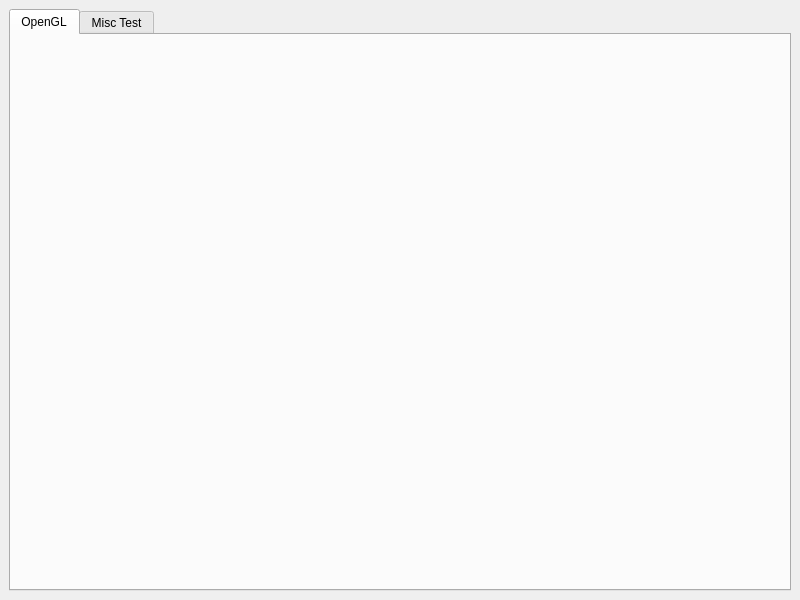
<?xml version="1.0" encoding="UTF-8"?>
<ui version="4.0">
 <class>SmlThreadedOpenglMainWindow</class>
 <widget class="QMainWindow" name="SmlThreadedOpenglMainWindow">
  <property name="geometry">
   <rect>
    <x>0</x>
    <y>0</y>
    <width>800</width>
    <height>600</height>
   </rect>
  </property>
  <property name="windowTitle">
   <string>SmlThreadedOpenglMainWindow</string>
  </property>
  <widget class="QWidget" name="centralwidget">
   <layout class="QVBoxLayout" name="verticalLayout">
    <item>
     <widget class="QTabWidget" name="tabWidget">
      <property name="currentIndex">
       <number>0</number>
      </property>
      <widget class="QWidget" name="tabOpenGL">
       <attribute name="title">
        <string>OpenGL</string>
       </attribute>
       <layout class="QVBoxLayout" name="verticalLayoutOpenGL"/>
      </widget>
      <widget class="QWidget" name="tabMiscTest">
       <attribute name="title">
        <string>Misc Test</string>
       </attribute>
       <layout class="QVBoxLayout" name="verticalLayoutMiscTest"/>
      </widget>
     </widget>
    </item>
   </layout>
  </widget>
 </widget>
 <resources/>
 <connections/>
</ui>
